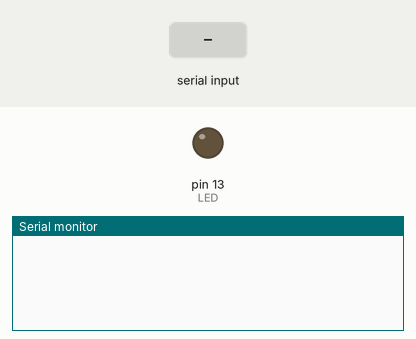
Simulated run of this sketch. Board: Arduino Uno, built with avr-gcc and run on an emulated ATmega328P. Shown: output pins drawn as LEDs (lit = HIGH), the last lines printed to the serial monitor. The inputs (shaded band) are chosen by the test bench.

Above: at 1.2 s.
1.3 s: "1" received over the second serial link
At 2.2 s:
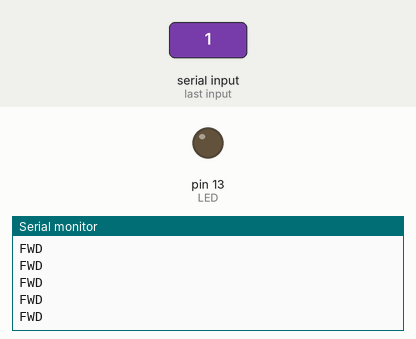
2.8 s: "2" received over the second serial link
At 3.6 s:
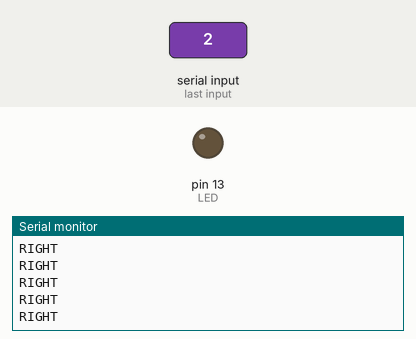
4.3 s: "3" received over the second serial link
At 5.2 s:
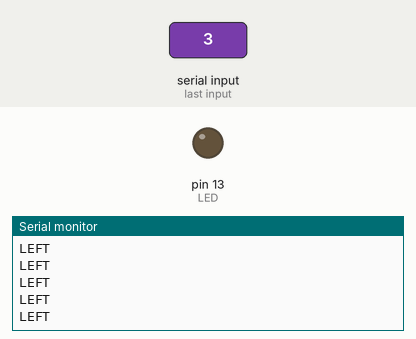

The sketch:

sketch_may23b.ino
```cpp
//Robo India tutorial on Controlling Arduino with Android
//https://www.roboindia.com/tutorials/
//00:20:10:08:19:FF

#include <SoftwareSerial.h>

SoftwareSerial mySerial(7, 8); // RX, TX

String BT_input;                          // to store input character received via BT.
int LED = 13;                              // device to control
char inByte;

// Define Motor Pin
const int Motor_L_F = 2;
const int Motor_L_B = 3;
const int Motor_R_F = 4;
const int Motor_R_B = 5;

void setup()
{
  Serial.begin(9600);                      //default baud rate of module
  mySerial.begin(9600);
  pinMode(LED, OUTPUT);
  while (!Serial)
  {
    // wait for serial port to connect. Needed for native USB port only
  }
}

void loop()

{
  while (mySerial.available() > 0) {

      inByte = mySerial.read();

      Serial.write(inByte);

    }

    if (String(inByte) == "1") {
      Serial.println("FWD");
      Forward();
    }

    if (String(inByte) == "2") {
      Serial.println("RIGHT");
      Right();
    }

    if (String(inByte) == "3") {
      Serial.println("LEFT");
      Left();
    }

    if (String(inByte) == "4") {
      Serial.println("BACK");
      Back();
    }

    if (String(inByte) == "5") {
      Serial.println("STOP");
      Stop();
    }

    if (String(inByte) == "r") {
      Serial.println("REST");
      inByte = "";
    }
}

void Forward() {
  // Run Left Motor In Forward Direction
  digitalWrite(Motor_L_F, HIGH);
  digitalWrite(Motor_L_B, LOW);

  //Run Right Motor in Forward Direction
  digitalWrite(Motor_R_F, HIGH);
  digitalWrite(Motor_R_B, LOW);

}

void Right() {
  //Stop Right Motor
  digitalWrite(Motor_R_F, LOW);
  digitalWrite(Motor_R_B, HIGH);

  //Run Left Motor in Forward Direction
  digitalWrite(Motor_L_F, HIGH);
  digitalWrite(Motor_L_B, LOW);

}

void Left() {
  //Stop Left Motor
  digitalWrite(Motor_L_F, LOW);
  digitalWrite(Motor_L_B, HIGH);

  //Run Right Motor in Forward Direction
  digitalWrite(Motor_R_F, HIGH);
  digitalWrite(Motor_R_B, LOW);

}

void Back() {
  // Run Left Motor In Forward Direction
  digitalWrite(Motor_L_F, LOW);
  digitalWrite(Motor_L_B, HIGH);

  //Run Right Motor in Forward Direction
  digitalWrite(Motor_R_F, LOW);
  digitalWrite(Motor_R_B, HIGH);

}


void Stop() {
  // Run Left Motor In Forward Direction
  digitalWrite(Motor_L_F, LOW);
  digitalWrite(Motor_L_B, LOW);

  //Run Right Motor in Forward Direction
  digitalWrite(Motor_R_F, LOW);
  digitalWrite(Motor_R_B, LOW);

}
```

Measured:
- after the input at 1.3 s, the serial monitor: prints a new line at once (image 1)
- after the input at 2.8 s, the serial monitor: prints a new line after 0.07 s (image 2)
- after the input at 4.3 s, the serial monitor: prints a new line after 0.07 s (image 3)
